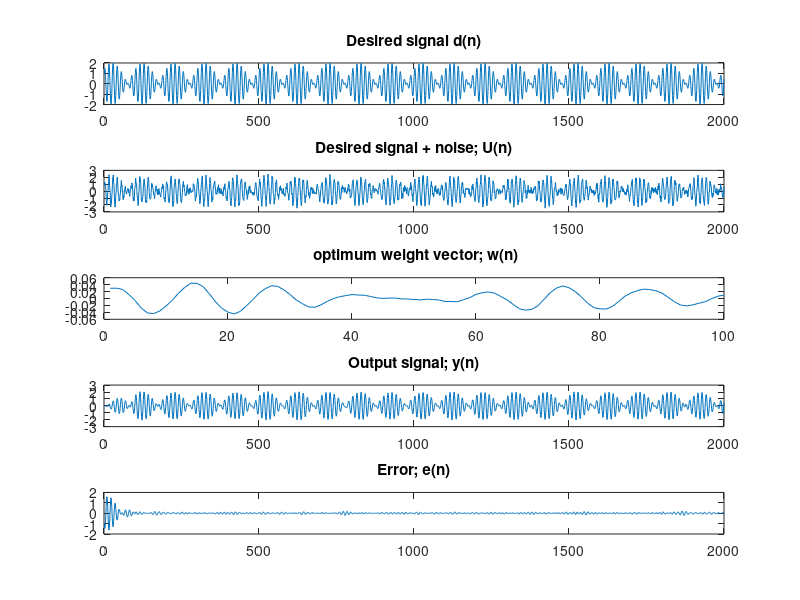

Source code (MATLAB):
clc;
close all;
fs = 1000;
t = 0:1/fs:2-1/fs;
M = 100;
d = sin(2*pi*80*t)+cos(2*pi*70*t);
u = d +rand(1,length(d));
u1 = mean(u);
U = u-u1;
r1 = xcorr(U,U,M-1,'unbiased');
r = r1(M:1:end);
P1 = xcorr(U,d,M-1,'unbiased');
P = P1(M:1:2*M-1);
R = toeplitz(r);
w= inv(R)*P';

f =[zeros(1,M),U];
for i = 1:length(U)
    y(i) = w'*(f(i:i+M-1))';
end
e = y-d;
subplot(5,1,1);plot(d); title('Desired signal d(n)');
subplot(5,1,2);plot(U);title('Desired signal + noise; U(n)');
subplot(5,1,3);plot(w);title(' optimum weight vector; w(n)');
subplot(5,1,4);plot(y);title('Output signal; y(n)');
subplot(5,1,5);plot(e);title('Error; e(n)');
